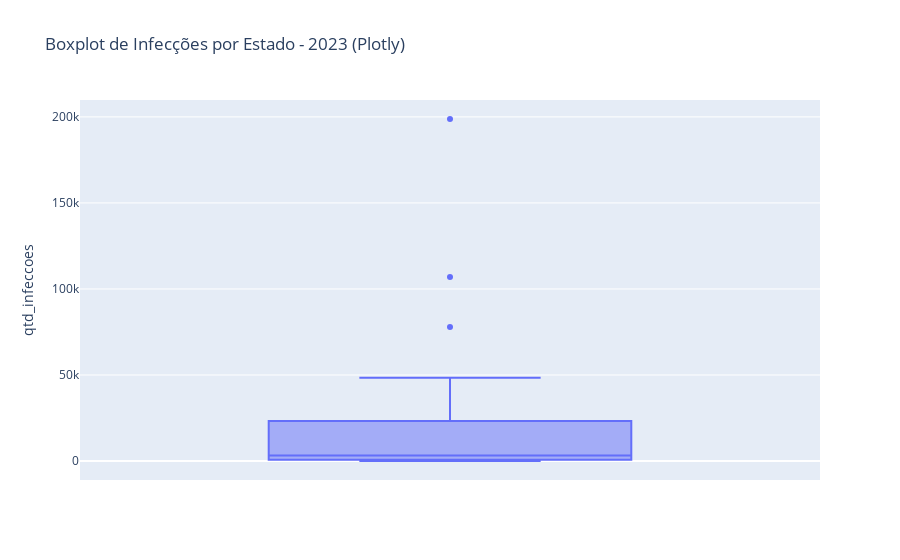

Notebook cell for this chart:
### Markdown cell above
Plotly

### Code cell
# Criar boxplot com Plotly na vertical
fig = px.box(infeccoes_estado_2023, y="qtd_infeccoes", title="Boxplot de Infecções por Estado - 2023 (Plotly)")
fig.show()

### Figure 1 — Plotly figure (JSON) as saved in the notebook; plotly's stock layout.template omitted (floating-point values rounded to 4 significant figures)
{"data": [{"alignmentgroup": "True", "hovertemplate": "qtd_infeccoes=%{y}<extra></extra>", "legendgroup": "", "marker": {"color": "#636efa"}, "name": "", "notched": false, "offsetgroup": "", "orientation": "v", "showlegend": false, "type": "box", "x0": " ", "xaxis": "x", "y": [1781, 473, 3263, 742, 13249, 7437, 23710, 0, 21682, 2428, 106923, 21098, 19356, 2607, 746, 680, 431, 48328, 27905, 355, 7904, 182, 27389, 77954, 1749, 198774, 1232], "y0": " ", "yaxis": "y"}], "layout": {"boxmode": "group", "legend": {"tracegroupgap": 0}, "title": {"text": "Boxplot de Infecções por Estado - 2023 (Plotly)"}, "xaxis": {"anchor": "y", "domain": [0, 1]}, "yaxis": {"anchor": "x", "domain": [0, 1], "title": {"text": "qtd_infeccoes"}}}}
